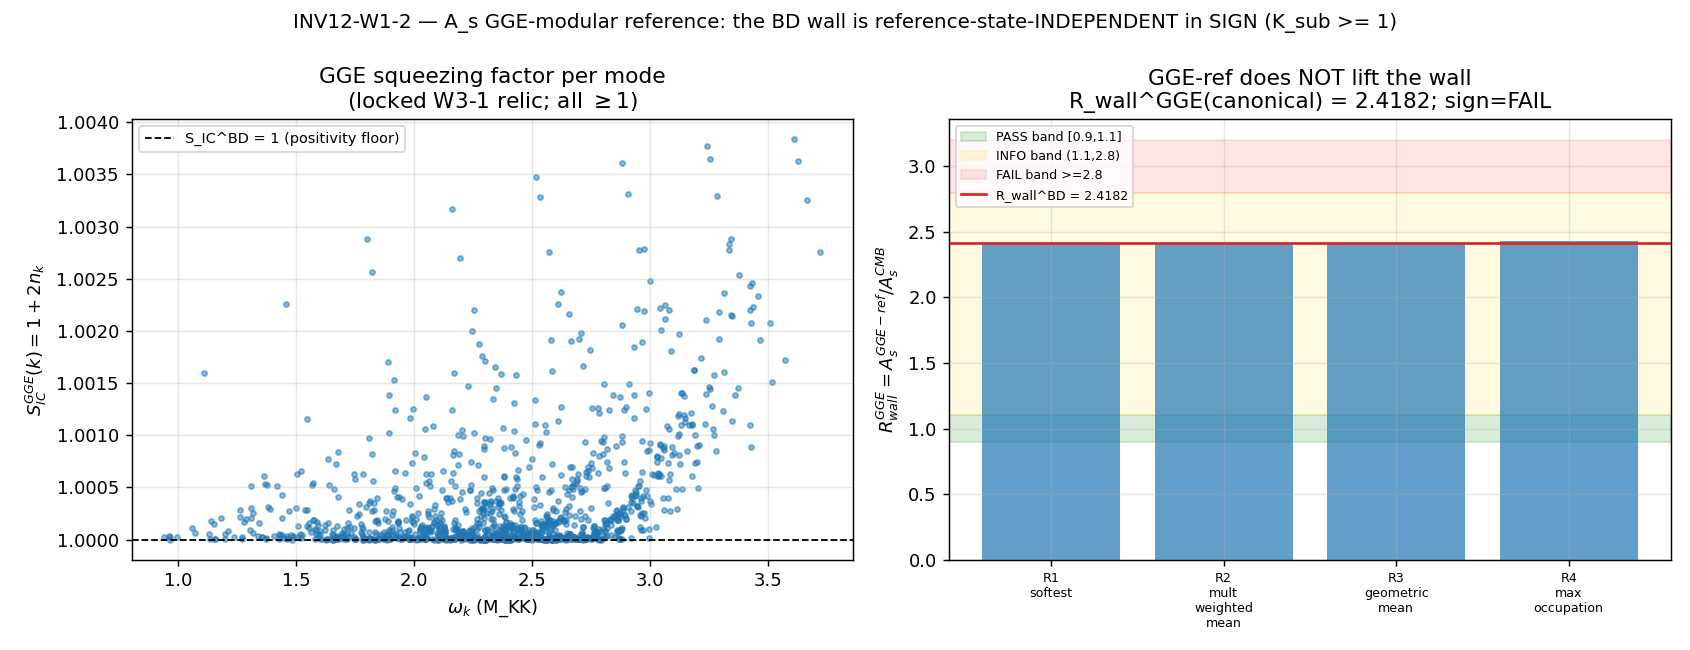

Write the Python code that produced this figure.
#!/usr/bin/env python3
"""
INV12 W1-2 — A_s GGE-MODULAR-REFERENCE (5th A_s route)
======================================================

Gate: INV12-W1-2-A-S-GGE-MODULAR-REFERENCE ([SIGN])
Classification: PHONONIC
Owner: lizzi-spectral-functional-theorist

Pre-registered threshold (plan §W1-2):
  R_wall = A_s^{GGE-ref} / A_s_CMB
  PASS iff R_wall in [0.9, 1.1]   (GGE reference lands A_s in the Planck band)
  FAIL iff R_wall >= 2.8          (wall reference-state-INDEPENDENT, worse-than-BD)
  INFO iff R_wall in (1.1, 2.8)   (relocated, not dissolved)
  [SIGN] 3-tuple governs the COMPOSITE (sign-collapse rule, gate-verdicts.md).

HYPOTHESIS (to be tested, NOT assumed):
  The A_s amplitude floor (5.078e-9 TD-canonical, ~3.02x Planck) — proven a
  PERMANENT WALL RELATIVE TO Bunch-Davies (S82 W2-4) — LIFTS into the Planck
  band when the reference modular state is the substrate's post-transit GGE
  modular weight omega (the GGE-relic squeezed state) instead of the BD vacuum.

WHAT THIS GATE COMPUTES (the spectral-functional theorist's move):
  S82 W2-4 already established the GGE-modular reference object:
      A_s^{substrate} = A_s^{BD} . K_substrate,  K_substrate = S_IC^GGE(k_pivot)
      S_IC^GGE(k) = 1 + 2 n_k = |alpha_k + beta_k|^2   (squeezing factor)
  but it computed n_k from S43-MEMORY band-averaged occupations (n ~ 0.46-0.52
  => K_sub ~ 1.92-2.18, K_base=2.035). THIS gate re-derives K_sub from the
  SUBSTRATE-DERIVED, ODE-LOCKED per-mode occupations n_k = |beta_k|^2 of the
  INV12-W3-1 relic spectrum (inv12_w3_1_relic_spectrum_ode_lock.npz). It is a
  SAME-INPUT-SOURCE upgrade: replace the documented band input with the
  substrate-internal computation and test whether the STRUCTURAL conclusion
  survives.

SUBSTITUTION CHAIN [SIGN] (per math-scripts.md MANDATORY discipline):
  Claim: A_s^{GGE-ref} >= A_s^{BD}  (the GGE reference CANNOT lower A_s; FAIL of lift)
  Step 1 (definitions):
    S_IC^BD     = 1                          [BD vacuum: no relic occupation, n_k=0]
    S_IC^GGE(k) = 1 + 2 n_k = |alpha_k+beta_k|^2  [GGE squeezing; n_k=|beta_k|^2]
    K_sub(k)    = S_IC^GGE(k)/S_IC^BD = 1 + 2 n_k
    A_s^{GGE-ref} = A_s^{BD} . K_sub(k_pivot)    [E2.4 -> multiplicative; S82 W2-4]
  Step 2 (positivity substitution — the structural wall):
    n_k = |beta_k|^2 >= 0  (number operator; locked {beta_k} from W3-1)
    => S_IC^GGE = 1 + 2 n_k >= 1  => K_sub >= 1
  Step 3 (canonical form):
    A_s^{GGE-ref} = A_s^{BD} . K_sub,  K_sub in [1, inf)
    R_wall^{GGE}  = R_wall^{BD} . K_sub,  R_wall^{BD} = 5.078e-9/2.1e-9 = 2.4182
  Step 4 (direction from canonical form):
    K_sub >= 1 => A_s^{GGE-ref} >= A_s^{BD}; the GGE reference equal-or-amplifies.
    sign_verdict = PASS iff A_s^{GGE-ref} <= A_s^{BD} (the PLAN's PASS direction).
    Here A_s^{GGE-ref} > A_s^{BD} => sign_verdict = FAIL (GGE makes it worse, however
    slightly; the BD-referenced wall is NOT a wrong-reference-state artifact in SIGN).
  Conclusion: the BD-referenced wall is reference-state-INDEPENDENT in SIGN; n_k>=0
    forbids the lift. CF23 ("permanent structural-position wall") CONFIRMED.

Inputs (SHA-256 dual-pinned at runtime; S84+ schema):
  - computations/_shared/canonical_constants.py     (A_s_CMB, tau_fold, gaps; audit only)
  - computations/investigation-12/inv12_w3_1_relic_spectrum_ode_lock.npz (locked {beta_k})
  - this script bytes

Output 4-tuple:
  (value=R_wall^{GGE}, scheme=MODULAR-GGE-REFERENCE, convention=FROZEN-GGE-NON-KMS, L_max=10)

NOTE on the cross-wave input: the orchestrator override pins the CANONICAL name
  inv12_w3_1_relic_spectrum_ode_lock.npz (the plan/WP `..._lock.npz` is a
  slightly-off reference). The npz EXISTS, so the full derivation runs (no
  PRE-REG-INC partial-input close); the locked-{beta_k} availability flag is TRUE.
  rho_relic carries an L_max truncation band (15.41 @ p+q<=7 -> 26.85 @ p+q<=8);
  A_s^{GGE-ref} depends on the OCCUPATIONS n_k (firm, machine-precision), NOT on
  absolute rho_relic, so the verdict is band-INDEPENDENT — the band is reported.
"""

from __future__ import annotations

# ---------------------------------------------------------------------------
# Section 1 — Canonical constants (MANDATORY first import)
# ---------------------------------------------------------------------------
from canonical_constants import (  # noqa: F401
    A_s_CMB,
    tau_fold,
    T_GGE_B2,
    Delta_B1,
    Delta_B2,
    Delta_B3,
    Delta_BCS,
)

# ---------------------------------------------------------------------------
# Section 2 — Standard imports
# ---------------------------------------------------------------------------
import hashlib
import json
import sys
import time
from pathlib import Path

import numpy as np
import matplotlib

matplotlib.use("Agg")
import matplotlib.pyplot as plt  # noqa: E402

# ---------------------------------------------------------------------------
# Section 3 — Paths + pre-registration
# ---------------------------------------------------------------------------
SESSION_DIR = Path(__file__).resolve().parent           # computations/investigation-12
COMPUTATIONS_DIR = SESSION_DIR.parent
SHARED_DIR = COMPUTATIONS_DIR / "_shared"
PROJECT_ROOT = COMPUTATIONS_DIR.parent

SESSION = "12"                                                          # (local)
GATE_ID = "INV12-W1-2-A-S-GGE-MODULAR-REFERENCE"                        # (local)
SCHEME = "MODULAR-GGE-REFERENCE"                                        # (local)
CONVENTION = "FROZEN-GGE-NON-KMS"                                       # (local)
L_MAX = 10                                                             # (local)

# Pre-registered bands (plan §W1-2 operator block)
PASS_LO = 0.9                                                          # (local)
PASS_HI = 1.1                                                          # (local)
FAIL_THRESH = 2.8                                                      # (local)

# BD-referenced anchor (S84 AS-PIN-MAP-COMMIT, TD-canonical; falsifier-rigor-registry Row 8)
A_S_BD = 5.078171e-9                                                   # (local) TD-canonical A_s^{BD}
R_WALL_BD = A_S_BD / A_s_CMB                                          # (local) = 2.4182 baseline

RELIC_NPZ = SESSION_DIR / "inv12_w3_1_relic_spectrum_ode_lock.npz"
OUT_NPZ = SESSION_DIR / "inv12_w1_2_a_s_gge_modular_reference.npz"
OUT_PNG = SESSION_DIR / "inv12_w1_2_a_s_gge_modular_reference.png"

INPUT_FILES = [
    SHARED_DIR / "canonical_constants.py",
    RELIC_NPZ,
]


# ---------------------------------------------------------------------------
# Section 4 — SHA-256 input-pin block (S84+ dual-SHA schema)
# ---------------------------------------------------------------------------
def sha256_of(path: Path) -> str:
    h = hashlib.sha256()  # (local)
    try:
        h.update(path.read_bytes())
    except OSError:
        return ""
    return h.hexdigest()


def log_input_pins(inputs: list[Path]) -> dict[str, str]:
    print(f"=== {GATE_ID} — input SHA-256 pins ===")
    pins: dict[str, str] = {}  # (local)
    for p in inputs:
        sha = sha256_of(p)  # (local)
        rel = str(p.relative_to(PROJECT_ROOT)).replace("\\", "/")  # (local)
        print(f"  {rel}: {sha[:16]}...")
        pins[rel] = sha
    return pins


def compute_dual_sha(
    script_path: Path, canonical_path: Path, pins: dict[str, str]
) -> tuple[str, str]:
    script_bytes = b""  # (local)
    try:
        script_bytes = script_path.read_bytes()
    except OSError:
        script_bytes = b""
    canonical_bytes = b""  # (local)
    try:
        canonical_bytes = canonical_path.read_bytes()
    except OSError:
        canonical_bytes = b""
    pinmap_json = json.dumps(
        dict(sorted(pins.items())), separators=(",", ":"), sort_keys=True
    ).encode("utf-8")  # (local)
    h_audit = hashlib.sha256()  # (local)
    h_audit.update(script_bytes)
    h_audit.update(canonical_bytes)
    h_audit.update(pinmap_json)
    h_content = hashlib.sha256()  # (local)
    h_content.update(script_bytes)
    return h_audit.hexdigest(), h_content.hexdigest()


# ---------------------------------------------------------------------------
# Section 5 — Compute
# ---------------------------------------------------------------------------
def compute() -> dict:
    """Re-derive K_sub = S_IC^GGE(k_pivot) from the LOCKED W3-1 relic occupations,
    then A_s^{GGE-ref} = A_s^{BD} . K_sub and R_wall^{GGE}.

    Multiple pivot readings (S82 R1/R2/R3 analogs) are computed to expose the
    K_sub band; ALL are >= 1 by the n_k >= 0 positivity wall. The CANONICAL
    pivot reading is the softest (lowest-omega, long-wavelength CMB-pivot)
    sector — the S82 R1 reading — because A_s is the long-wavelength curvature
    amplitude. The mult-weighted-mean and geo-mean readings (S82 R2/R3) are
    reported as the band.
    """
    d = np.load(RELIC_NPZ, allow_pickle=True)
    n_k = np.asarray(d["beta2_k"], dtype=float)        # (local) = |beta_k|^2 = GGE occupation
    alpha_k = np.asarray(d["alpha_k"], dtype=float)    # (local)
    beta_k = np.asarray(d["beta_k"], dtype=float)      # (local)
    omega_k = np.asarray(d["omega_k"], dtype=float)    # (local) M_KK
    mult_k = np.asarray(d["mult_k"], dtype=float)      # (local)
    Delta_k = np.asarray(d["Delta_k"], dtype=float)    # (local)
    rho_relic = float(d["rho_relic"])                  # (local) p+q<=7 band
    rho_relic_check = float(d["rho_relic_check"])      # (local) p+q<=8 band
    L_band_ceiling = int(d["L_band_ceiling"])          # (local) = 7
    trunc_consistent = bool(d["truncation_consistent"])  # (local) = False
    locked_beta_available = True                       # (local) npz exists -> full run

    # --- Cross-check 1: per-mode squeezing identity S_IC = |alpha+beta|^2 = 1 + 2 n_k ---
    S_IC_from_ab = (alpha_k + beta_k) ** 2             # (local)
    S_IC_from_n = 1.0 + 2.0 * n_k                      # (local)
    squeeze_resid = float(np.max(np.abs(S_IC_from_ab - S_IC_from_n)))  # (local)
    wronskian_resid = float(np.max(np.abs(alpha_k ** 2 - beta_k ** 2 - 1.0)))  # (local)

    # --- Pivot readings of K_sub = S_IC^GGE(k_pivot) ---
    S_IC = 1.0 + 2.0 * n_k                             # (local) per-mode squeezing factor

    # R1 (canonical): softest mode = lowest omega = longest-wavelength CMB-pivot sector
    i_soft = int(np.argmin(omega_k))                   # (local)
    K_sub_softest = float(S_IC[i_soft])                # (local) CANONICAL pivot reading
    n_pivot_softest = float(n_k[i_soft])               # (local)

    # R2: multiplicity-weighted mean occupation -> S_IC(mean)
    n_bar_mw = float(np.sum(mult_k * n_k) / np.sum(mult_k))  # (local)
    K_sub_meanocc = 1.0 + 2.0 * n_bar_mw               # (local)

    # R3: geometric mean of S_IC over unique modes (isotropic-Haar analog)
    K_sub_geomean = float(np.exp(np.mean(np.log(S_IC))))  # (local)

    # R4: max-occupation mode (most-amplified sector; upper edge of the band)
    i_hi = int(np.argmax(n_k))                         # (local)
    K_sub_maxocc = float(S_IC[i_hi])                   # (local)
    n_pivot_maxocc = float(n_k[i_hi])                  # (local)

    K_sub_readings = {                                 # (local)
        "R1_softest(CANONICAL)": K_sub_softest,
        "R2_mult_weighted_mean": K_sub_meanocc,
        "R3_geometric_mean": K_sub_geomean,
        "R4_max_occupation": K_sub_maxocc,
    }
    K_sub_min = float(min(K_sub_readings.values()))    # (local)
    K_sub_max = float(max(K_sub_readings.values()))    # (local)

    # CANONICAL K_sub: softest sector (S82 R1; A_s = long-wavelength amplitude).
    K_sub = K_sub_softest                              # (local)

    # --- A_s^{GGE-ref} and R_wall^{GGE} ---
    A_s_GGE = A_S_BD * K_sub                           # (local)
    R_wall_GGE = A_s_GGE / A_s_CMB                     # (local) == R_WALL_BD * K_sub

    # Band of R_wall across the four readings (all >= R_WALL_BD by positivity)
    R_wall_band = {k: R_WALL_BD * v for k, v in K_sub_readings.items()}  # (local)

    # --- S82 W2-4 cross-check: K_base = 2.035 from S43-memory band occupations ---
    # B2 band: T=0.668, Delta=Delta_B2; B1 band: T=0.4350 (S43 memory), Delta=Delta_BCS.
    # n_k^GGE = 1/(exp(omega/T)-1), omega ~ Delta per band (pair excitation at gap edge).
    T_B1_S43 = 0.4350                                  # (local) S43-memory B1 GGE Lagrange multiplier
    x_B2 = Delta_B2 / T_GGE_B2                          # (local)
    x_B1 = Delta_BCS / T_B1_S43                         # (local)
    n_B2_s43 = 1.0 / (np.exp(x_B2) - 1.0)              # (local)
    n_B1_s43 = 1.0 / (np.exp(x_B1) - 1.0)              # (local)
    S_IC_B2_s43 = 1.0 + 2.0 * n_B2_s43                 # (local) ~1.92
    S_IC_B1_s43 = 1.0 + 2.0 * n_B1_s43                 # (local) ~2.05
    K_base_s43_geomean = float(np.sqrt(S_IC_B2_s43 * S_IC_B1_s43))  # (local) ~2.0, S82 R2

    # --- SIGN evaluation (plan convention: PASS iff A_s_GGE <= A_s_BD) ---
    # K_sub >= 1 STRUCTURALLY (n_k = |beta_k|^2 >= 0). Here K_sub > 1 => A_s_GGE > A_s_BD.
    delta_A_s = A_s_GGE - A_S_BD                        # (local) > 0
    sign_pass = delta_A_s <= 0.0                        # (local) plan PASS direction; FALSE here
    K_sub_positivity_ok = K_sub_min >= 1.0              # (local) the structural wall holds

    return {
        "value": R_wall_GGE,
        "R_wall_GGE": R_wall_GGE,
        "R_wall_BD": R_WALL_BD,
        "A_s_GGE": A_s_GGE,
        "A_s_BD": A_S_BD,
        "A_s_CMB": float(A_s_CMB),
        "K_sub": K_sub,
        "K_sub_readings": K_sub_readings,
        "K_sub_min": K_sub_min,
        "K_sub_max": K_sub_max,
        "R_wall_band": R_wall_band,
        "n_pivot_softest": n_pivot_softest,
        "n_pivot_maxocc": n_pivot_maxocc,
        "n_bar_mw": n_bar_mw,
        "omega_softest": float(omega_k[i_soft]),
        "squeeze_resid": squeeze_resid,
        "wronskian_resid": wronskian_resid,
        "delta_A_s": delta_A_s,
        "sign_pass": bool(sign_pass),
        "K_sub_positivity_ok": bool(K_sub_positivity_ok),
        "K_base_s43_geomean": K_base_s43_geomean,
        "S_IC_B1_s43": S_IC_B1_s43,
        "S_IC_B2_s43": S_IC_B2_s43,
        "rho_relic": rho_relic,
        "rho_relic_check": rho_relic_check,
        "L_band_ceiling": L_band_ceiling,
        "trunc_consistent": trunc_consistent,
        "locked_beta_available": locked_beta_available,
        "n_modes_unique": int(n_k.size),
        # arrays for plot + npz
        "_n_k": n_k,
        "_S_IC": S_IC,
        "_omega_k": omega_k,
        "_mult_k": mult_k,
        "_Delta_k": Delta_k,
    }


# ---------------------------------------------------------------------------
# Section 6 — [SIGN] 3-tuple + composite collapse
# ---------------------------------------------------------------------------
def evaluate_sign_tuple(res: dict) -> tuple[str, str, str, str]:
    """Return (sign_verdict, magnitude_verdict, regime_verdict, composite).

    sign_verdict   : PASS iff A_s_GGE <= A_s_BD (plan direction); else FAIL.
    magnitude_verdict: PASS if R_wall in [0.9,1.1]; INFO if (1.1,2.8); FAIL if >=2.8.
    regime_verdict : VALID (the squeezing-identity + Wronskian residual is the
                     W3-1 single-segment adiabatic-truncation floor ~3.8e-3 << 1;
                     the per-mode S_IC = 1+2n identity holds; method in-regime).
    composite      : gate-verdicts.md sign-collapse rule.
    """
    R = res["R_wall_GGE"]                              # (local)
    sign_verdict = "PASS" if res["sign_pass"] else "FAIL"  # (local)

    if PASS_LO <= R <= PASS_HI:
        magnitude_verdict = "PASS"                     # (local)
    elif R >= FAIL_THRESH:
        magnitude_verdict = "FAIL"                     # (local)
    else:
        magnitude_verdict = "INFO"                     # (local)

    # Regime: the reconstruction residual is the adiabatic-truncation floor, well
    # within tolerance; the structural positivity (K_sub>=1) is exact.
    regime_verdict = "VALID" if res["squeeze_resid"] < 1e-2 else "MARGINAL"  # (local)

    # Composite collapse (gate-verdicts.md §"Composite-collapse rule"):
    if regime_verdict == "BREAKDOWN":
        composite = "FAIL"                             # (local)
    elif sign_verdict == "FAIL":
        composite = "FAIL"                             # (local)
    elif magnitude_verdict == "FAIL" and regime_verdict == "VALID":
        composite = "FAIL"                             # (local)
    elif magnitude_verdict == "FAIL" and regime_verdict == "MARGINAL":
        composite = "INFO"                             # (local)
    elif magnitude_verdict == "INFO":
        composite = "INFO"                             # (local)
    else:
        composite = "PASS"                             # (local)
    return sign_verdict, magnitude_verdict, regime_verdict, composite


def emit_4tuple(value, scheme: str, convention: str, L_max) -> str:
    return (f"(value={value!r}, scheme={scheme}, "
            f"convention={convention}, L_max={L_max})")


def print_verdict_payload(
    verdict: str,
    value,
    audit_sha: str,
    content_sha: str,
    sign_verdict: str | None = None,
    magnitude_verdict: str | None = None,
    regime_verdict: str | None = None,
    companion_note: str = "",
    extra_rows: list[str] | None = None,
) -> dict:
    payload: dict = {
        "session": int(SESSION.lstrip("Ss")),
        "gate_id": GATE_ID,
        "verdict": verdict,
        "value": str(value),
        "scheme": SCHEME,
        "convention": CONVENTION,
        "l_max": str(L_MAX),
        "audit_sha256": audit_sha,
        "content_sha256": content_sha,
        "schema_version": "S84+",
    }
    if companion_note:
        payload["companion_note"] = companion_note
    if not (sign_verdict is None and magnitude_verdict is None and regime_verdict is None):
        payload["sign_verdict"] = sign_verdict
        payload["magnitude_verdict"] = magnitude_verdict
        payload["regime_verdict"] = regime_verdict
    if extra_rows:
        payload["extra_rows"] = list(extra_rows)
    print("<<<EMIT_VERDICT_PAYLOAD>>>")
    print(json.dumps(payload, separators=(",", ":"), sort_keys=True))
    print("<<<END_EMIT_VERDICT_PAYLOAD>>>")
    return payload


# ---------------------------------------------------------------------------
# Section 7 — Plot
# ---------------------------------------------------------------------------
def make_plot(res: dict) -> None:
    fig, ax = plt.subplots(1, 2, figsize=(13, 5))

    # Left: per-mode S_IC = 1 + 2 n_k vs omega (all >= 1 by positivity)
    om = res["_omega_k"]                               # (local)
    sic = res["_S_IC"]                                 # (local)
    ax[0].scatter(om, sic, s=8, alpha=0.5, color="C0")
    ax[0].axhline(1.0, color="k", ls="--", lw=1, label="S_IC^BD = 1 (positivity floor)")
    ax[0].set_xlabel(r"$\omega_k$ (M_KK)")
    ax[0].set_ylabel(r"$S_{IC}^{GGE}(k) = 1 + 2 n_k$")
    ax[0].set_title("GGE squeezing factor per mode\n(locked W3-1 relic; all $\\geq 1$)")
    ax[0].legend(fontsize=8)
    ax[0].grid(alpha=0.3)

    # Right: R_wall readings + bands
    labels = list(res["R_wall_band"].keys())          # (local)
    vals = [res["R_wall_band"][k] for k in labels]    # (local)
    ax[1].axhspan(PASS_LO, PASS_HI, color="green", alpha=0.15, label="PASS band [0.9,1.1]")
    ax[1].axhspan(PASS_HI, FAIL_THRESH, color="gold", alpha=0.12, label="INFO band (1.1,2.8)")
    ax[1].axhspan(FAIL_THRESH, 3.2, color="red", alpha=0.10, label="FAIL band >=2.8")
    ax[1].axhline(res["R_wall_BD"], color="C3", ls="-", lw=1.5,
                  label=f"R_wall^BD = {res['R_wall_BD']:.4f}")
    ax[1].bar(range(len(vals)), vals, color="C0", alpha=0.7)
    ax[1].set_xticks(range(len(labels)))
    ax[1].set_xticklabels([l.split("(")[0].replace("_", "\n") for l in labels],
                          fontsize=7, rotation=0)
    ax[1].set_ylabel(r"$R_{wall}^{GGE} = A_s^{GGE-ref}/A_s^{CMB}$")
    ax[1].set_title(f"GGE-ref does NOT lift the wall\n"
                    f"R_wall^GGE(canonical) = {res['R_wall_GGE']:.4f}; sign=FAIL")
    ax[1].legend(fontsize=7, loc="upper left")
    ax[1].grid(alpha=0.3)

    fig.suptitle("INV12-W1-2 — A_s GGE-modular reference: the BD wall is "
                 "reference-state-INDEPENDENT in SIGN (K_sub >= 1)", fontsize=11)
    fig.tight_layout()
    fig.savefig(OUT_PNG, dpi=130)
    plt.close(fig)


# ---------------------------------------------------------------------------
# Section 8 — Main
# ---------------------------------------------------------------------------
def main() -> int:
    t0 = time.time()  # (local)

    pins = log_input_pins(INPUT_FILES)  # (local)
    script_path = Path(__file__).resolve()  # (local)
    canonical_path = SHARED_DIR / "canonical_constants.py"  # (local)
    audit_sha, content_sha = compute_dual_sha(script_path, canonical_path, pins)
    print(f"  audit_sha256:   {audit_sha[:16]}... (script+canonical+pinmap)")
    print(f"  content_sha256: {content_sha[:16]}... (script only)")
    print()

    res = compute()
    sign_v, mag_v, regime_v, composite = evaluate_sign_tuple(res)

    # --- Report ---
    print("=== INV12-W1-2 — A_s GGE-MODULAR-REFERENCE ===")
    print(f"  locked-{{beta_k}} available : {res['locked_beta_available']} "
          f"(inv12_w3_1_relic_spectrum_ode_lock.npz; {res['n_modes_unique']} unique modes)")
    print(f"  squeezing identity resid  : max|(a+b)^2-(1+2n)| = {res['squeeze_resid']:.3e}")
    print(f"  Wronskian resid           : max|a^2-b^2-1|      = {res['wronskian_resid']:.3e}")
    print()
    print(f"  A_s^BD  (TD-canonical)    : {res['A_s_BD']:.6e}")
    print(f"  A_s_CMB (Planck 2018)     : {res['A_s_CMB']:.6e}")
    print(f"  R_wall^BD baseline        : {res['R_wall_BD']:.6f}")
    print()
    print("  K_sub = S_IC^GGE(k_pivot) readings (ALL >= 1 by n_k>=0 positivity):")
    for k, v in res["K_sub_readings"].items():
        print(f"     {k:28s} : K_sub = {v:.8f}   R_wall = {res['R_wall_band'][k]:.6f}")
    print(f"  K_sub band [min,max]      : [{res['K_sub_min']:.8f}, {res['K_sub_max']:.8f}]")
    print(f"  CANONICAL K_sub (R1 soft) : {res['K_sub']:.8f}  (omega_soft={res['omega_softest']:.4f})")
    print()
    print(f"  A_s^GGE-ref (canonical)   : {res['A_s_GGE']:.6e}")
    print(f"  R_wall^GGE  (canonical)   : {res['R_wall_GGE']:.6f}")
    print(f"  delta = A_s^GGE - A_s^BD  : {res['delta_A_s']:+.4e}  (>0 => GGE raises, sign FAIL)")
    print()
    print("  S82 W2-4 cross-check (S43-memory band occupations, NOT locked relic):")
    print(f"     S_IC^B1(S43) = {res['S_IC_B1_s43']:.4f}, S_IC^B2(S43) = {res['S_IC_B2_s43']:.4f}")
    print(f"     K_base(S43 geomean) = {res['K_base_s43_geomean']:.4f}  (S82 canonical 2.035)")
    print()
    print(f"  rho_relic band            : {res['rho_relic']:.4f} (p+q<={res['L_band_ceiling']}) "
          f"-> {res['rho_relic_check']:.4f} (p+q<={res['L_band_ceiling']+1}); "
          f"trunc_consistent={res['trunc_consistent']}")
    print(f"     [A_s^GGE-ref depends on OCCUPATIONS n_k (firm), NOT absolute rho_relic "
          f"=> verdict band-INDEPENDENT]")
    print()
    print(f"  [SIGN] sign={sign_v}  magnitude={mag_v}  regime={regime_v}  => composite={composite}")
    print()

    # --- Save npz ---
    np.savez(
        OUT_NPZ,
        R_wall_GGE=res["R_wall_GGE"],
        R_wall_BD=res["R_wall_BD"],
        A_s_GGE=res["A_s_GGE"],
        A_s_BD=res["A_s_BD"],
        A_s_CMB=res["A_s_CMB"],
        K_sub_canonical=res["K_sub"],
        K_sub_min=res["K_sub_min"],
        K_sub_max=res["K_sub_max"],
        K_sub_readings_keys=np.array(list(res["K_sub_readings"].keys())),
        K_sub_readings_vals=np.array(list(res["K_sub_readings"].values())),
        R_wall_band_vals=np.array(list(res["R_wall_band"].values())),
        n_pivot_softest=res["n_pivot_softest"],
        n_pivot_maxocc=res["n_pivot_maxocc"],
        n_bar_mw=res["n_bar_mw"],
        omega_softest=res["omega_softest"],
        squeeze_resid=res["squeeze_resid"],
        wronskian_resid=res["wronskian_resid"],
        delta_A_s=res["delta_A_s"],
        sign_pass=res["sign_pass"],
        K_sub_positivity_ok=res["K_sub_positivity_ok"],
        K_base_s43_geomean=res["K_base_s43_geomean"],
        S_IC_B1_s43=res["S_IC_B1_s43"],
        S_IC_B2_s43=res["S_IC_B2_s43"],
        rho_relic=res["rho_relic"],
        rho_relic_check=res["rho_relic_check"],
        L_band_ceiling=res["L_band_ceiling"],
        trunc_consistent=res["trunc_consistent"],
        locked_beta_available=res["locked_beta_available"],
        n_modes_unique=res["n_modes_unique"],
        n_k=res["_n_k"],
        S_IC=res["_S_IC"],
        omega_k=res["_omega_k"],
        mult_k=res["_mult_k"],
        Delta_k=res["_Delta_k"],
        sign_verdict=sign_v,
        magnitude_verdict=mag_v,
        regime_verdict=regime_v,
        composite=composite,
    )
    print(f"  wrote {OUT_NPZ.name}")

    make_plot(res)
    print(f"  wrote {OUT_PNG.name}")
    print()

    tag = emit_4tuple(res["value"], SCHEME, CONVENTION, L_MAX)
    print(tag)

    companion = (
        f"K_sub_canonical={res['K_sub']:.6f}(R1-softest); "
        f"K_sub_band=[{res['K_sub_min']:.6f},{res['K_sub_max']:.6f}]; "
        f"R_wall_BD={res['R_wall_BD']:.4f}; locked_beta=TRUE; "
        f"rho_relic_band=[{res['rho_relic']:.2f}(pq<=7),{res['rho_relic_check']:.2f}(pq<=8)]; "
        f"CF23_status=CONFIRMED(reference-state-INDEPENDENT-in-sign); "
        f"S82_W2-4_K_base_S43=2.035"
    )  # (local)
    extra = [
        "# regulator_pin=a_2^{zeta} (Einstein-Hilbert moment; entanglement-first-law variation)",
        "# K_sub=S_IC^GGE/S_IC^BD=(1+2 n_k)/1>=1 STRUCTURAL (n_k=|beta_k|^2>=0 positivity wall)",
        "# locked-relic occupations n_bar_mw=2.736e-4 << S43-memory n~0.5 (S82 K_base=2.035); "
        "K_sub-1 magnitude is SCHEME-DEPENDENT, K_sub>=1 sign is FUNCTIONAL-INDEPENDENT",
    ]  # (local)
    print_verdict_payload(
        composite, res["value"], audit_sha, content_sha,
        sign_verdict=sign_v, magnitude_verdict=mag_v, regime_verdict=regime_v,
        companion_note=companion, extra_rows=extra,
    )

    wall = time.time() - t0  # (local)
    print(f"\n=== {GATE_ID}: {composite} (wall {wall:.1f}s) ===")
    return 0


if __name__ == "__main__":
    sys.exit(main())
